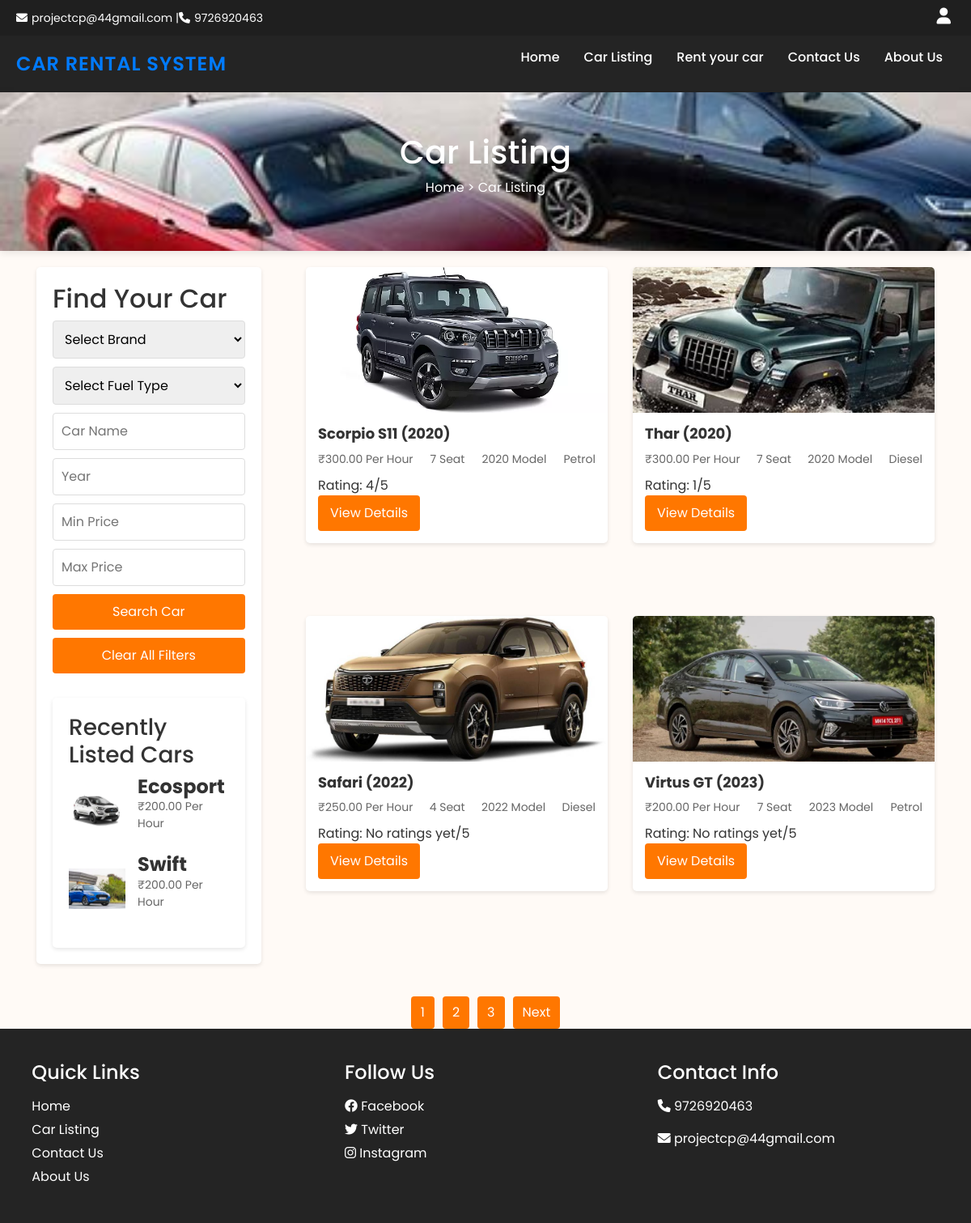
The page /car-listing.php on the database its author committed.
### tables this page shows
CREATE TABLE `vehicles` (
  `id` int(11) NOT NULL,
  `availability` tinyint(1) NOT NULL DEFAULT 1,
  `brand_id` int(11) DEFAULT NULL,
  `vehicle_name` varchar(255) NOT NULL,
  `car_type` enum('SUV','Sedan','Sports','Hatchback') DEFAULT NULL,
  `price_per_day` decimal(10,2) NOT NULL,
  `rent_per_hour` decimal(10,2) NOT NULL,
  `fuel_type` varchar(50) NOT NULL,
  `seating_capacity` int(2) NOT NULL,
  `engine` varchar(10) NOT NULL,
  `transmission` enum('Manual','Automatic') NOT NULL,
  `power` varchar(10) NOT NULL,
  `torque` varchar(10) NOT NULL,
  `fuel_tank_capacity` varchar(10) NOT NULL,
  `mileage` varchar(20) NOT NULL,
  `photos` text NOT NULL,
  `photos1` varchar(150) NOT NULL,
  `photos2` varchar(150) NOT NULL,
  `photos3` varchar(150) NOT NULL,
  `model_year` int(11) NOT NULL,
  `status` tinyint(1) DEFAULT 1
);

### car-listing.php (the view, shortened to what this page needs)
<?php
require('db_connection.php');
$sql = "SELECT v.*, b.brand_name,
        (SELECT AVG(rating) FROM vehicle_ratings WHERE vehicle_id = v.id) AS avg_rating
        FROM vehicles v
        LEFT JOIN brands b ON v.brand_id = b.id
        WHERE v.availability = 1";
$recordsPerPage = 4;
$page = isset($_GET['page']) ? intval($_GET['page']) : 1;
$offset = ($page - 1) * $recordsPerPage;
$sql .= " LIMIT $offset, $recordsPerPage";
$result = $conn->query($sql);
$totalRecordsSql = "SELECT COUNT(*) as total FROM vehicles WHERE availability = 1";
$totalRecordsResult = $conn->query($totalRecordsSql);
$totalRecords = $totalRecordsResult->fetch_assoc()['total'];
$totalPages = ceil($totalRecords / $recordsPerPage);
$recentSql = "SELECT v.*, b.brand_name FROM vehicles v LEFT JOIN brands b ON v.brand_id = b.id WHERE v.availability = 1 ORDER BY v.id DESC LIMIT 2";
$recentResult = $conn->query($recentSql);
?>
<!DOCTYPE html>
<html lang="en">
<head>
    <link rel="stylesheet" href="home.css">
    <link rel="stylesheet" href="car-listing.css">
    <link rel="stylesheet" href="https://stackpath.bootstrapcdn.com/bootstrap/4.5.2/css/bootstrap.min.css">
    <link rel="stylesheet" href="https://cdnjs.cloudflare.com/ajax/libs/font-awesome/6.0.0-beta3/css/all.min.css">
</head>
<body>
    <?php include('header.php');?>
    <header class="header">
        <h1>Car Listing</h1>
        <p>Home > Car Listing</p>
    </header>
    <div class="container">
        <div class="search-section">
            <h2>Find Your Car</h2>
            <form class="search-form" method="GET" action="">
                <select name="brand">
                    <option value="">Select Brand</option>
                </select>
                <select name="fuel_type">
                    <option value="">Select Fuel Type</option>
                </select>
                <input type="text" name="car_name" placeholder="Car Name" />
                <input type="number" name="year" placeholder="Year" />
                <input type="number" name="min_price" placeholder="Min Price" />
                <input type="number" name="max_price" placeholder="Max Price" />
                <button type="submit">Search Car</button>
                <button type="reset" onclick="location.href='car-listing.php'">Clear All Filters</button>
            </form>
            <div class="recently-listed">
                <h3>Recently Listed Cars</h3>
                <?php
                if ($recentResult->num_rows > 0) {
                    while ($recentRow = $recentResult->fetch_assoc()) {
                        $recentPhotoArray = explode(',', $recentRow['photos']);
                        $recentFirstPhoto = trim($recentPhotoArray[0]);
                ?>
                    <div class="recent-car">
                        <img src="images/vehicles/<?php echo htmlspecialchars($recentFirstPhoto); ?>" alt="<?php echo htmlspecialchars($recentRow['vehicle_name']); ?>">
                        <div class="recent-car-info">
                            <h4 class="recent-car-name"><?php echo htmlspecialchars($recentRow['vehicle_name']); ?></h4>
                            <p class="recent-car-price">₹<?php echo htmlspecialchars($recentRow['rent_per_hour']); ?> Per Hour</p>
                        </div>
                    </div>
                <?php
                    }
                } else {
                    echo "<p>No recent listings available.</p>";
                }
                ?>
            </div>
        </div>
        <div class="car-listings">
            <?php
            if ($result->num_rows > 0) {
                while ($row = $result->fetch_assoc()) {
                    $photoArray = explode(',', $row['photos']);
                    $firstPhoto = trim($photoArray[0]);
            ?>
                <div class="car-item">
                    <div class="car-image">
                        <img src="images/vehicles/<?php echo htmlspecialchars($firstPhoto); ?>" alt="<?php echo htmlspecialchars($row['vehicle_name']); ?>">
                    </div>
                    <div class="car-details">
                        <h3 class="car-name"><?php echo htmlspecialchars($row['vehicle_name']); ?> (<?php echo htmlspecialchars($row['model_year']); ?>)</h3>
                        <div class="car-info">
                            <span>₹<?php echo htmlspecialchars($row['rent_per_hour']); ?> Per Hour</span>
                            <span><?php echo htmlspecialchars($row['seating_capacity']); ?> Seat</span>
                            <span><?php echo htmlspecialchars($row['model_year']); ?> Model</span>
                            <span><?php echo htmlspecialchars($row['fuel_type']); ?></span>
                        </div>
                        <div class="car-rating">
                            <span>Rating: <?php echo round($row['avg_rating'], 1) ?: 'No ratings yet'; ?>/5</span>
                        </div>
                        <a href="set_car_session.php?car_id=<?php echo htmlspecialchars($row['id']); ?>" class="view-details">View Details</a>
                    </div>
                </div>
            <?php
                }
            } else {
                echo "<p>No cars available at the moment.</p>";
            }
            ?>
        </div>
    </div>
    <div class="pagination">
        <?php for ($i = 1; $i <= $totalPages; $i++): ?>
            <a href="?page=<?php echo $i; ?>" class="<?php echo ($i == $page) ? 'active' : ''; ?>"><?php echo $i; ?></a>
        <?php endfor; ?>
        <?php if ($page < $totalPages): ?>
            <a href="?page=<?php echo $page + 1; ?>" class="next">Next</a>
        <?php endif; ?>
    </div>
    <?php include('footer.php');?>
</body>
</html>

### header.php (shortened to what this page needs)
<html>
<head>
    <link rel="stylesheet" href="https://cdnjs.cloudflare.com/ajax/libs/font-awesome/6.0.0-beta3/css/all.min.css">
    <link rel="stylesheet" href="home.css">
</head>
<body>
<header>
    <div class="top-bar">
        <div class="contact-info">
            <i class="fas fa-envelope"></i> projectcp@44gmail.com |   <i class="fas fa-phone"></i> 9726920463
        </div>
        <div class="profile">
            <i class="fas fa-user profile-icon"></i>
        </div>
    </div>
    <nav class="navbar">
        <div class="logo">
            <a href="home.php">Car Rental System</a>
        </div>
        <ul class="nav-links">
            <li><a href="home.php" class="nav-link">Home</a></li>
            <li><a href="car-listing.php" class="nav-link">Car Listing</a></li>
            <li><a href="car_rent_listing.php" class="nav-link">Rent your car</a></li>
            <li><a href="contactus.php" class="nav-link">Contact Us</a></li>
            <li><a href="aboutus.php" class="nav-link">About Us</a></li>
        </ul>
    </nav>
</header>
</body>
</html>

### footer.php
<footer>
    <div class="footer-content">
        <div class="footer-section">
            <h4>Quick Links</h4>
            <a href="home.php">Home</a>
            <a href="car-listing.php">Car Listing</a>
            <a href="contactus.php">Contact Us</a>
            <a href="aboutus.php">About Us</a>
        </div>
        <div class="footer-section">
            <h4>Follow Us</h4>
            <a href="#"><i class="fab fa-facebook"></i> Facebook</a>
            <a href="#"><i class="fab fa-twitter"></i> Twitter</a>
            <a href="#"><i class="fab fa-instagram"></i> Instagram</a>
        </div>
        <div class="footer-section">
            <h4>Contact Info</h4>
            <p><i class="fas fa-phone"></i> 9726920463</p>
            <p><i class="fas fa-envelope"></i> projectcp@44gmail.com</p>
        </div>
    </div>
</footer>

### home.css (style rules this page uses)
* { margin: 0; padding: 0; box-sizing: border-box; }
body { font-family: 'Poppins', sans-serif; background-color: #FFFAF6; color: #333; }
header { background-color: #242424; color: #fff; box-shadow: 0 2px 10px rgba(0, 0, 0, 0.1); }
.top-bar { display: flex; justify-content: space-between; padding: 10px 20px; background-color: #1f1f1f; }
.contact-info { font-size: 14px; display: flex; align-items: center; }
.contact-info i { margin-right: 5px; }
.navbar { display: flex; justify-content: space-between; align-items: center; padding: 10px 20px; }
.navbar .logo { font-size: 24px; font-weight: 600; color: #FF8500; text-transform: uppercase; letter-spacing: 1px; }
.navbar ul { display: flex; list-style: none; }
.navbar ul li { margin: 0 15px; position: relative; }
.navbar ul li a { color: #fff; text-decoration: none; font-weight: 500; padding: 5px 0; transition: color 0.3s ease, transform 0.3s ease; }
.navbar ul li:after { content: ''; position: absolute; left: 50%; bottom: -1px; width: 0; height: 2px; background: aqua; transition: width 0.3s ease, left 0.3s ease; }
.profile { position: relative; margin-left: 20px; cursor: pointer; color: #fff; }
.profile-icon { font-size: 20px; margin-right: 5px; }
footer { background-color: #242424; color: #fff; padding: 40px 20px; }
.footer-content { display: flex; justify-content: space-around; }
.footer-section { width: 30%; }
.footer-section h4 { margin-bottom: 15px; }
.footer-section a { color: #fff; text-decoration: none; display: block; margin-bottom: 5px; }

### car-listing.css (style rules this page uses)
body { font-family: 'Poppins', sans-serif; margin: 0; padding: 0; background-color: #f4f4f4; }
.container { max-width: 1200px; margin: 0 auto; padding: 20px; display: flex; justify-content: space-between; }
.header { background-image: url('images/Car-listing1.png'); background-size: cover; background-position: center; color: white; text-align: center; padding: 50px 0; }
.search-section { background-color: white; padding: 20px; border-radius: 5px; box-shadow: 0 2px 5px rgba(0, 0, 0, 0.1); width: 25%; }
.search-form { margin: 0; }
.search-form select, .search-form input, .search-form button { width: 100%; padding: 10px; margin-bottom: 10px; border: 1px solid #ddd; border-radius: 4px; transition: border-color 0.3s; }
.search-form button { background-color: #ff7700; color: white; border: none; cursor: pointer; transition: background-color 0.3s, transform 0.3s; }
.car-listings { width: 70%; display: flex; flex-wrap: wrap; justify-content: space-between; }
.car-item { height: fit-content; width: 48%; background-color: white; border-radius: 5px; overflow: hidden; margin-bottom: 20px; box-shadow: 0 2px 5px rgba(0, 0, 0, 0.1); transition: transform 0.3s, box-shadow 0.3s; }
.car-image img { width: 100%; height: 180px; object-fit: cover; transition: transform 0.3s; }
.car-details { padding: 15px; }
.car-name { font-size: 18px; font-weight: bold; margin-bottom: 10px; }
.car-info { display: flex; justify-content: space-between; margin-bottom: 10px; }
.car-info span { font-size: 14px; color: #666; }
.view-details { background-color: #ff7700; color: white; padding: 10px 15px; text-decoration: none; display: inline-block; border-radius: 4px; transition: background-color 0.3s, transform 0.3s; }
.recently-listed { background-color: white; padding: 20px; border-radius: 5px; box-shadow: 0 2px 5px rgba(0, 0, 0, 0.1); margin-top: 20px; }
.recent-car { display: flex; align-items: center; margin-bottom: 10px; transition: transform 0.3s; }
.recent-car img { width: 70px; height: 50px; object-fit: cover; margin-right: 15px; }
.recent-car-info { flex-grow: 1; }
.recent-car-name { font-weight: bold; margin: 0; }
.recent-car-price { font-size: 14px; color: #666; }
.pagination { margin-top: 20px; display: flex; justify-content: center; gap: 10px; }
.pagination a { padding: 8px 12px; background-color: #ff7700; color: white; border-radius: 4px; text-decoration: none; transition: background-color 0.3s, transform 0.3s; }

### rows shown on the page
vehicles: photos (picture), vehicle_name "Ecosport", rent_per_hour "200.00"
vehicles: photos+vehicle_name (picture), vehicle_name "Swift", rent_per_hour "200.00"
vehicles: photos (picture), vehicle_name "Scorpio S11", model_year "2020", rent_per_hour "300.00", seating_capacity "7", fuel_type "Petrol", avg_rating "4"
vehicles: photos (picture), vehicle_name "Thar", model_year "2020", rent_per_hour "300.00", seating_capacity "7", fuel_type "Diesel", avg_rating "1"
vehicles: photos+vehicle_name (picture), vehicle_name "Safari", model_year "2022", rent_per_hour "250.00", seating_capacity "4", fuel_type "Diesel", avg_rating "No ratings yet"
vehicles: photos+vehicle_name (picture), vehicle_name "Virtus GT", model_year "2023", rent_per_hour "200.00", seating_capacity "7", fuel_type "Petrol", avg_rating "No ratings yet"
